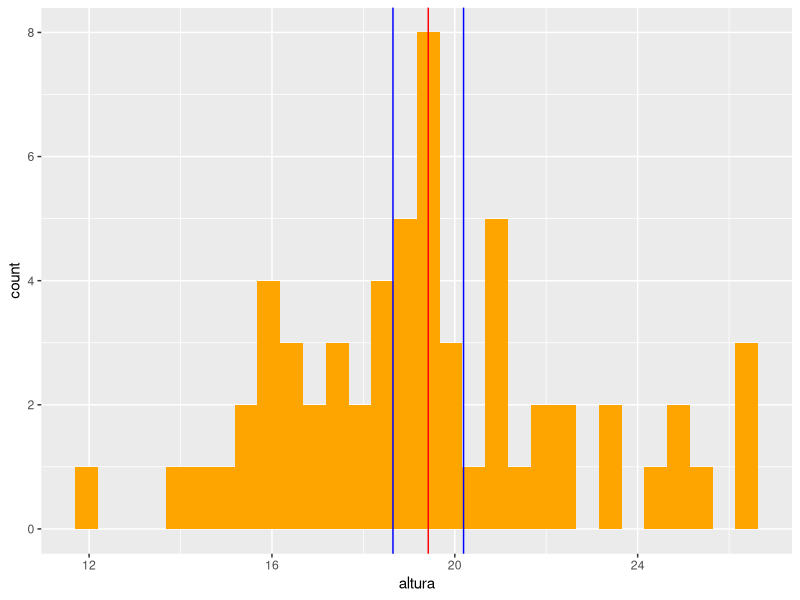
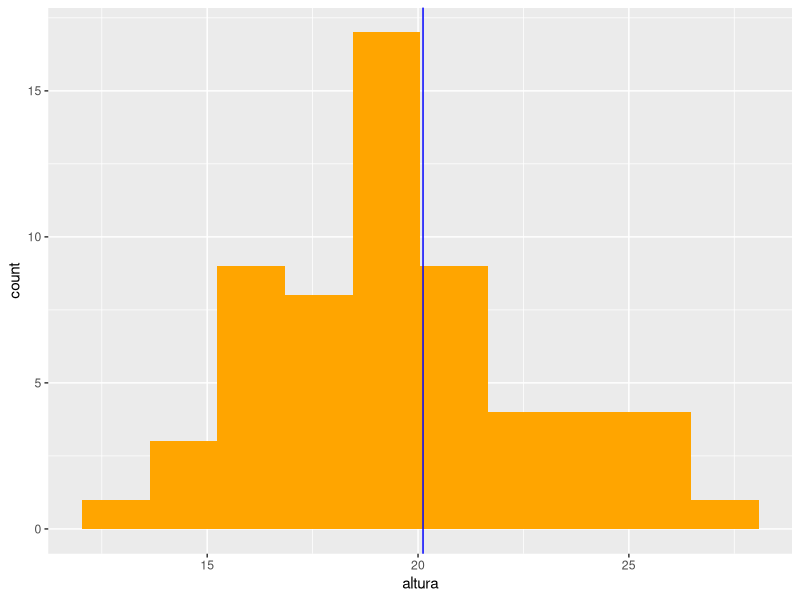
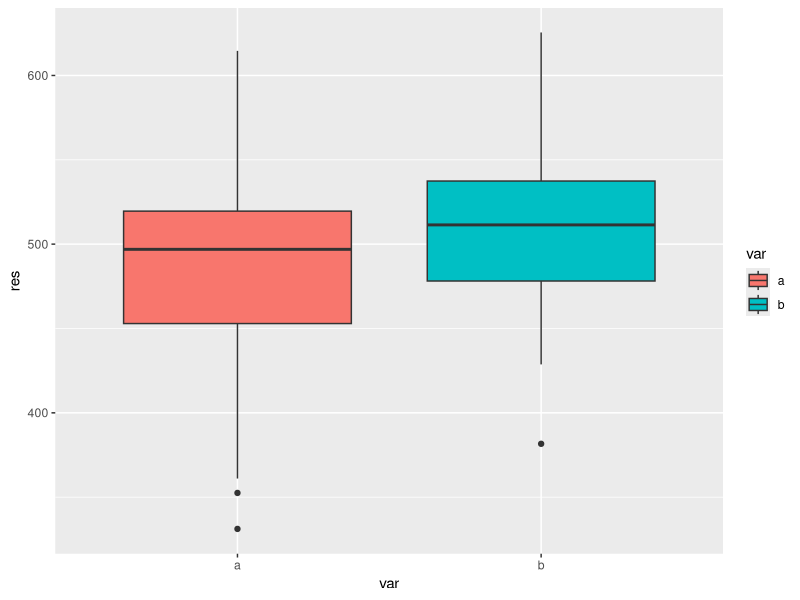

The R script that drew these images, in order:
#1.-----------------------------------------------------------------------------
#intervalo de confiança para altura, 7% significancia, histograma da variavel
#com a media e os limites
bd1=read.csv('ex1-3110.csv', sep=',', dec='.')
bd1
t.test(bd1$altura, conf.level=0.93)

install.packages("ggplot2")
library(ggplot2)

ggplot(bd1, aes(altura))+geom_histogram(fill='orange')+
  geom_vline(xintercept=mean(bd1$altura), col='red')+
  geom_vline(xintercept=c(18.64731,20.19142), col='blue')


#2.-----------------------------------------------------------------------------
#200 equip, uns funfa outros nao, estimativa de quebrados, e proporçao de
#confiança com significancia de 3%
(bd2=read.csv('ex2-3110.csv', sep=',', dec='.'))
table(bd2$amostra)
prop.test(107,200,conf.level=0.97)


#3.-----------------------------------------------------------------------------
#da pra falar q a vdd media é menor q 21, considerando significancia 5%, 
#histograma e com o limite superior
#H0: media=21
#H1: media<21
t.test(bd1$altura, alternative='less', mu=21, conf.level=0.95)
#p-value=0.000185 < alfa=0.05, rejeita H0, entao a media é menor q 21
ggplot(bd1, aes(altura))+geom_histogram(bins=10,fill='orange')+
  geom_vline(xintercept=20.11849, col='blue')


#4.-----------------------------------------------------------------------------
#ex2 pode falar q a prop de equip quebrado é diferente de 60%, conf de 98%
#H0: prop=0.6
#H1: prop!=0.6
prop.test(107, 200, alternative='two.side', p=0.6, conf.level=0.98)
#p-value=0.0712 > alfa=0.02, entao nao rejeita nem afirma nada


#5.-----------------------------------------------------------------------------
#box plot comparando o resultado, qual é mais resistente, significancia de 94%
(bd5=read.csv('ex5-3110.csv', sep=',', dec='.'))
t.test(bd5$temperaturaA, conf.level=0.06)
t.test(bd5$temperaturaB, conf.level=0.06)
#B é mais resistente
(var=c(rep('a',60),rep('b',60)))
(plotbd=data.frame(var=var, res=c(bd5$temperaturaA,bd5$temperaturaB)))
ggplot(plotbd, aes(x=var, y=res, fill=var))+geom_boxplot()
       
       